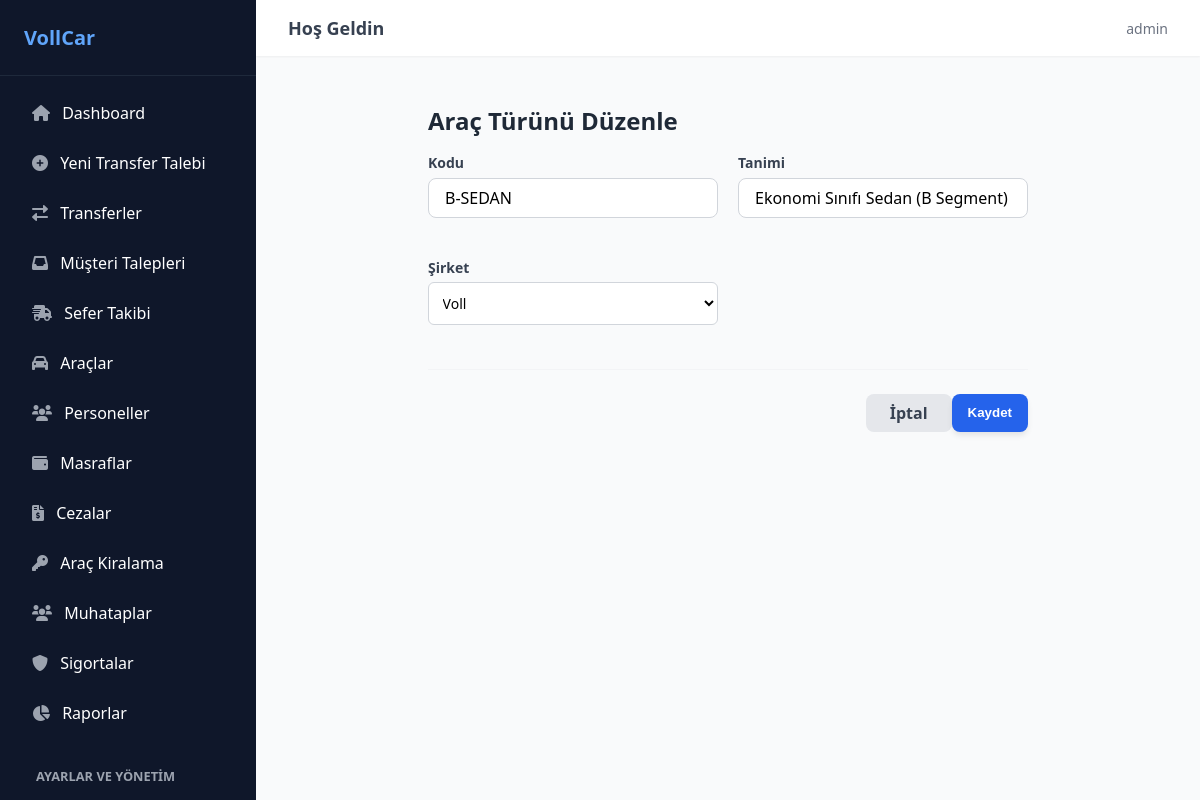
Page /arac-turleri/duzenle/11/ (signed in) on the committed database.
### transfer/models.py (models this page shows, shortened)
class AracTuru(models.Model):
    kodu = models.CharField(max_length=50, unique=True, null=True, blank=True)
    tanimi = models.CharField(max_length=100)
    firma = models.ForeignKey('Firma', on_delete=models.CASCADE, null=True, blank=True, verbose_name="Şirket")

### transfer/views.py (the view)
# urls.py: path('arac-turleri/duzenle/<int:id>/', staff_only(views.arac_turu_duzenle), name='arac_turu_duzenle'),
@login_required
def arac_turu_duzenle(request, id):
    tur = get_object_or_404(AracTuru, id=id)
    if request.method == 'POST':
        form = AracTuruForm(request.POST, instance=tur)
        if form.is_valid():
            form.save()
            return redirect('arac_turu_listesi')
    else:
        form = AracTuruForm(instance=tur)
    return render(request, 'transfer/arac_turu_ekle.html', {'form': form, 'baslik': 'Araç Türünü Düzenle', 'tur': tur})

### transfer/forms.py
class AracTuruForm(forms.ModelForm):
    class Meta:
        model = AracTuru
        fields = '__all__'
    def __init__(self, *args, **kwargs):
        super().__init__(*args, **kwargs)
        for field_name, field in self.fields.items():
            if not isinstance(field.widget, forms.CheckboxInput):
                field.widget.attrs['class'] = 'form-input'

### transfer/models.py (called while the page is built)
    def __str__(self):
        return self.ad

### transfer/urls.py (called while the page is built)
def staff_only(view_func):
    return user_passes_test(lambda u: u.is_staff, login_url='transfer_listesi')(view_func)

### transfer/templates/transfer/arac_turu_ekle.html (shortened to what this page needs)
{% extends "transfer/base.html" %}
{% block content %}
<div class="form-container-compact" style="max-width: 600px; margin: 0 auto;">
    <h1 class="form-title">{{ baslik|default:"Araç Türü Ekle / Düzenle" }}</h1>
    <form method="POST" class="custom-form">
        <div class="grid-2">
            {% for field in form %}
            <div class="form-group">
                <label class="form-label" for="{{ field.id_for_label }}">{{ field.label }}</label>
                {{ field }}
            </div>
            {% endfor %}
        </div>
        <div class="form-actions" style="justify-content: flex-end; margin-top: 1.5rem;">
            <a href="{% url 'arac_turu_listesi' %}" class="btn-gray">İptal</a>
            <button type="submit" class="btn-blue">Kaydet</button>
        </div>
    </form>
</div>
{% endblock %}

### transfer/templates/transfer/base.html (shortened to what this page needs)
{% load static %}
<!DOCTYPE html>
<html lang="tr">
<head>
    <link rel="stylesheet" href="{% static 'transfer/css/style.css' %}">
    <link rel="stylesheet" href="https://cdnjs.cloudflare.com/ajax/libs/font-awesome/6.0.0/css/all.min.css">
</head>
<body>
    <div class="app-container">
        <aside class="sidebar" style="overflow-y: auto; height: 100vh;">
            <div class="sidebar-header">
                VollCar
            </div>
            <nav class="sidebar-nav">
                {% if request.user.is_staff %}
                <a href="{% url 'dashboard' %}" class="nav-link {% if request.resolver_match.url_name == 'dashboard' %}active{% endif %}">
                    <i class="fas fa-home"></i> Dashboard
                </a>
                {% endif %}
                <a href="{% url 'transfer_ekle' %}" class="nav-link {% if request.resolver_match.url_name == 'transfer_ekle' %}active{% endif %}">
                    <i class="fas fa-plus-circle"></i> Yeni Transfer Talebi
                </a>
                <a href="{% url 'transfer_listesi' %}" class="nav-link {% if request.resolver_match.url_name == 'transfer_listesi' %}active{% endif %}">
                    <i class="fas fa-exchange-alt"></i> Transferler
                </a>
                {% if request.user.is_staff %}
                <a href="{% url 'transfer_talep_listesi' %}" class="nav-link {% if request.resolver_match.url_name == 'transfer_talep_listesi' %}active{% endif %}">
                    <i class="fas fa-inbox"></i> Müşteri Talepleri
                </a>
                <a href="{% url 'sefer_listesi' %}" class="nav-link {% if request.resolver_match.url_name == 'sefer_listesi' %}active{% endif %}">
                    <i class="fas fa-shipping-fast"></i> Sefer Takibi
                </a>
                <a href="{% url 'arac_listesi' %}" class="nav-link {% if request.resolver_match.url_name == 'arac_listesi' or request.resolver_match.url_name == 'arac_ekle' %}active{% endif %}">
                    <i class="fas fa-car"></i> Araçlar
                </a>
                <a href="{% url 'personel_listesi' %}" class="nav-link {% if request.resolver_match.url_name == 'personel_listesi' or request.resolver_match.url_name == 'personel_ekle' %}active{% endif %}">
                    <i class="fas fa-users"></i> Personeller
                </a>
                <a href="{% url 'masraf_listesi' %}" class="nav-link {% if 'masraf' in request.resolver_match.url_name %}active{% endif %}">
                    <i class="fas fa-wallet"></i> Masraflar
                </a>
                <a href="{% url 'ceza_listesi' %}" class="nav-link {% if 'ceza' in request.resolver_match.url_name %}active{% endif %}">
                    <i class="fas fa-file-invoice-dollar"></i> Cezalar
                </a>
                <a href="{% url 'kiralama_listesi' %}" class="nav-link {% if 'kiralama' in request.resolver_match.url_name %}active{% endif %}">
                    <i class="fas fa-key"></i> Araç Kiralama
                </a>
                <a href="{% url 'muhatap_listesi' %}" class="nav-link {% if 'muhatap' in request.resolver_match.url_name %}active{% endif %}">
                    <i class="fas fa-users"></i> Muhataplar
                </a>
                <a href="{% url 'sigorta_listesi' %}" class="nav-link {% if 'sigorta' in request.resolver_match.url_name %}active{% endif %}">
                    <i class="fas fa-shield-alt"></i> Sigortalar
                </a>
                <a href="{% url 'raporlar_ana' %}" class="nav-link {% if 'rapor' in request.resolver_match.url_name %}active{% endif %}">
                    <i class="fas fa-chart-pie"></i> Raporlar
                </a>
                <div style="padding: 10px 20px; font-size: 0.8rem; color: #9ca3af; text-transform: uppercase; font-weight: bold; margin-top: 15px;">Ayarlar ve Yönetim</div>
                {% endif %}
            </nav>
        </aside>
        <main class="main-content">
            <header class="top-header">
                <h2 class="header-title">Hoş Geldin</h2>
                <div class="user-actions">
                    <span class="user-info">{{ user.username }}</span>
                </div>
            </header>
            <div class="content-wrapper">
                {% block content %}
                {% endblock %}
            </div>
        </main>
    </div>
</body>
</html>

### transfer/static/transfer/css/style.css (style rules this page uses)
body { background-color: #f3f4f6; font-family: ui-sans-serif, system-ui, -apple-system, BlinkMacSystemFont, "Segoe UI", Roboto, "Helvetica Neue", Arial, sans-serif; -webkit-font-smoothing: antialiased; margin: 0; padding: 0; }
.app-container { display: flex; height: 100vh; overflow: hidden; }
.sidebar { width: 256px; background-color: #0f172a; color: white; flex-shrink: 0; display: flex; flex-direction: column; }
.sidebar-header { padding: 1.5rem; font-size: 1.25rem; font-weight: 700; border-bottom: 1px solid #1e293b; color: #60a5fa; }
.sidebar-nav { flex: 1; padding: 1rem; display: flex; flex-direction: column; gap: 0.5rem; }
.sidebar { scrollbar-width: thin; scrollbar-color: #3b82f6 transparent; }
.nav-link { display: block; padding: 0.625rem 1rem; border-radius: 0.25rem; transition: background-color 0.2s; color: white; text-decoration: none; }
.nav-link i { margin-right: 0.5rem; color: #9ca3af; }
.main-content { flex: 1; overflow-y: auto; background-color: #f9fafb; }
.top-header { background-color: white; box-shadow: 0 1px 2px 0 rgba(0, 0, 0, 0.05); padding: 1rem 2rem; display: flex; justify-content: space-between; align-items: center; }
.header-title { font-size: 1.125rem; font-weight: 600; color: #374151; margin: 0; }
.user-info { font-size: 0.875rem; color: #6b7280; }
.user-actions { display: flex; align-items: center; gap: 1rem; }
.content-wrapper { padding: 2rem; }
.form-group { margin-bottom: 1.25rem; }
.form-label { display: block; font-size: 0.875rem; font-weight: 500; color: #374151; margin-bottom: 0.25rem; }
.form-input, .form-group input:not([type="checkbox"]):not([type="radio"]), .form-group select, .form-group textarea { width: 100%; padding: 0.5rem 1rem; border: 1px solid #d1d5db; border-radius: 0.5rem; outline: none; transition: all 0.2s; box-sizing: border-box; font-family: inherit; font-size: 1rem; background-color: white; }
.form-actions { display: flex; justify-content: flex-end; padding-top: 1.5rem; border-top: 1px solid #f3f4f6; margin-top: 1.5rem; }
.btn-blue { background-color: #2563eb; color: white; padding: 0.5rem 1rem; border-radius: 0.5rem; text-decoration: none; display: inline-flex; align-items: center; font-weight: 600; box-shadow: 0 4px 6px -1px rgba(0, 0, 0, 0.1); transition: background-color 0.2s; border: none; cursor: pointer; }
.btn-gray { background-color: #e5e7eb; color: #374151; padding: 0.5rem 1.5rem; border-radius: 0.5rem; text-decoration: none; display: inline-flex; align-items: center; justify-content: center; font-weight: 600; transition: background-color 0.2s; }
.form-title { font-size: 1.5rem; font-weight: bold; color: #1f2937; }
.form-group label { display: block; font-size: 0.875rem; font-weight: 600; color: #374151; margin-bottom: 0.35rem; }
.form-group input, .form-group select { width: 100%; padding: 0.6rem; border: 1px solid #d1d5db; border-radius: 0.375rem; font-size: 0.875rem; outline: none; transition: border-color 0.2s; }
.grid-2 { display: grid; grid-template-columns: 1fr; gap: 1.25rem; }
@media (min-width: 768px) { .grid-2 { grid-template-columns: 1fr 1fr; } }

### rows in the picture
AracTuru: form "B-SEDAN" "Ekonomi Sınıfı Sedan (B Segment)" "Voll"

### other values in the picture
{{ user.username }} "admin"
{{ baslik|default:"Araç Türü Ekle / Düzenle" }} "Araç Türünü Düzenle"
{{ field.label }} "Kodu" "Tanimi" "Şirket"
